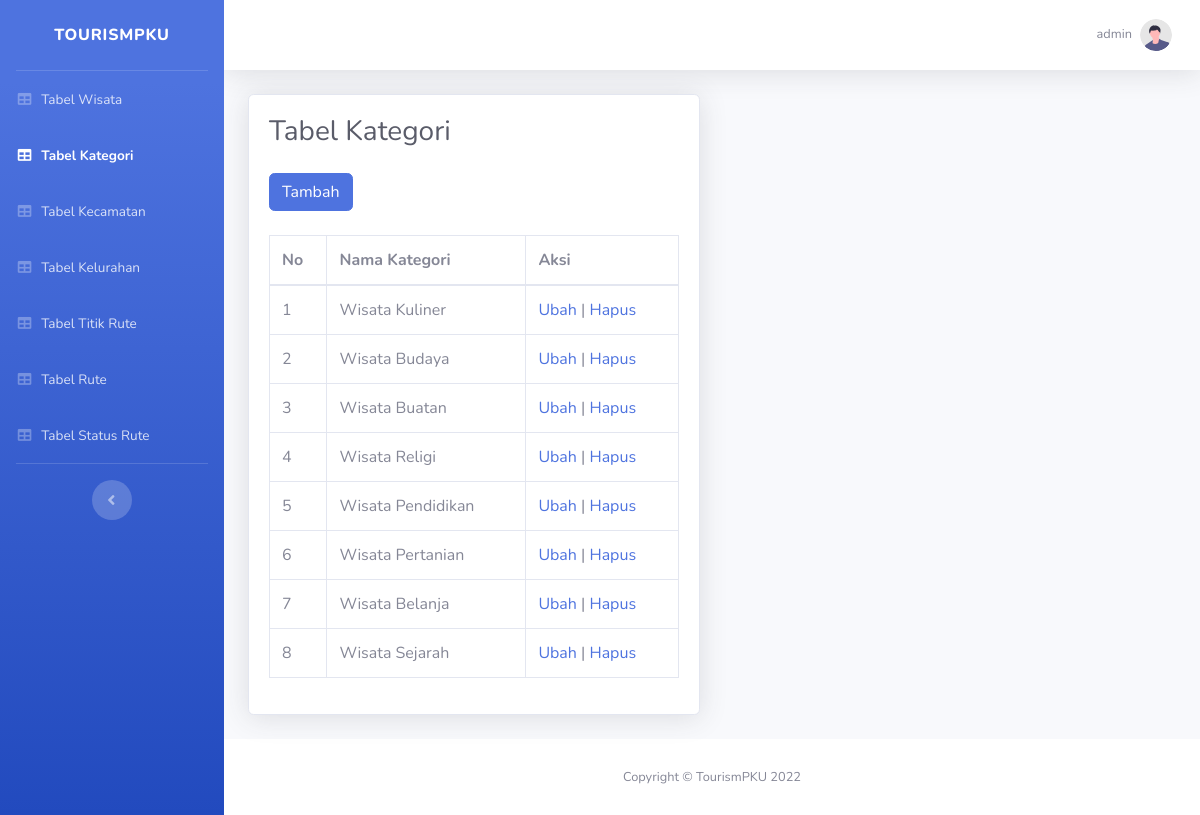
Page /index.php/kategori on the committed database.
### tables this page shows
CREATE TABLE `kategori` (
  `id` int(11) NOT NULL,
  `nama` varchar(255) NOT NULL
);

### application/helpers/my_helper.php (called while the page is built, shortened)
<?php if (!defined('BASEPATH')) exit('No direct script access allowed');
function loadViews($self, $route, $data)
{
    $self->load->view('template/header', $data);
    $self->load->view($route);
}

### application/controllers/Kategori.php (called while the page is built, shortened)
<?php
class Kategori extends CI_Controller
{
	public function index()
	{
		$listKategori = $this->Kategori_model->get_all();
		$data = [
			"title" => "Table Kategori",
			"active" => "kategori",
			"listKategori" => $listKategori,
		];
		loadViews($this, 'kategori/index', $data);
	}
}

### index.php (called while the page is built, shortened)
<?php
require_once BASEPATH.'core/CodeIgniter.php';

### application/models/Kategori_model.php (called while the page is built, shortened)
<?php
class Kategori_model extends CI_Model
{
    private $table = "kategori";
    function get_all()
    {
        return $this->db->get($this->table)->result();
    }
}

### application/views/kategori/index.php (the view)
<div class="container-fluid">
    <div class="row">
        <div class="col-md-12 col-lg-12 col-xl-6">
            <div class="card shadow mb-4">
                <div class="card-body">
                    <h1 class="h3 mb-4 text-dark">Tabel Kategori</h1>
                    <a href="<?= site_url('kategori/tambah') ?>" class="btn btn-primary mb-4">Tambah</a>
                    <div class="table-responsive">
                        <table class="table table-bordered" id="table-kategori" width="100%" cellspacing="0">
                            <thead>
                                <tr>
                                    <th>No</th>
                                    <th>Nama Kategori</th>
                                    <th>Aksi</th>
                                </tr>
                            </thead>
                            <tbody>
                                <?php $no = 1; ?>
                                <?php foreach ($listKategori as $kategori) : ?>
                                    <tr>
                                        <td><?= $no++ ?></td>
                                        <td><?= $kategori->nama ?></td>
                                        <td><a href="<?= site_url('kategori/ubah/' . $kategori->id) ?>">Ubah</a> |
                                            <a href="<?= site_url('kategori/hapus/' . $kategori->id) ?>" onclick="return confirm('Apakah anda yakin ingin menghapus data ini?');">Hapus</a>
                                        </td>
                                    </tr>
                                <?php endforeach; ?>
                            </tbody>
                        </table>
                    </div>
                </div>
            </div>
        </div>
    </div>
</div>

### rows in the picture
kategori: nama "Wisata Kuliner"
kategori: nama "Wisata Budaya"
kategori: nama "Wisata Buatan"
kategori: nama "Wisata Religi"
kategori: nama "Wisata Pendidikan"
kategori: nama "Wisata Pertanian"
kategori: nama "Wisata Belanja"
kategori: nama "Wisata Sejarah"
